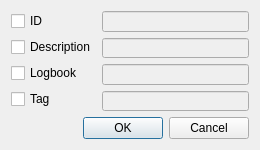
<?xml version="1.0" encoding="UTF-8"?>
<ui version="4.0">
 <class>Dialog</class>
 <widget class="QDialog" name="Dialog">
  <property name="geometry">
   <rect>
    <x>0</x>
    <y>0</y>
    <width>260</width>
    <height>150</height>
   </rect>
  </property>
  <property name="minimumSize">
   <size>
    <width>260</width>
    <height>150</height>
   </size>
  </property>
  <property name="maximumSize">
   <size>
    <width>260</width>
    <height>150</height>
   </size>
  </property>
  <property name="windowTitle">
   <string>Edit Filters...</string>
  </property>
  <property name="layoutDirection">
   <enum>Qt::LeftToRight</enum>
  </property>
  <layout class="QGridLayout" name="gridLayout">
   <item row="0" column="1">
    <layout class="QGridLayout" name="gridLayout_2">
     <item row="1" column="0">
      <widget class="QCheckBox" name="cbDescription">
       <property name="text">
        <string>Description</string>
       </property>
       <property name="checked">
        <bool>false</bool>
       </property>
      </widget>
     </item>
     <item row="2" column="0">
      <widget class="QCheckBox" name="cbLogbook">
       <property name="text">
        <string>Logbook</string>
       </property>
       <property name="checked">
        <bool>false</bool>
       </property>
      </widget>
     </item>
     <item row="3" column="0">
      <widget class="QCheckBox" name="cbTag">
       <property name="text">
        <string>Tag</string>
       </property>
       <property name="checked">
        <bool>false</bool>
       </property>
      </widget>
     </item>
     <item row="0" column="0">
      <widget class="QCheckBox" name="cbID">
       <property name="enabled">
        <bool>true</bool>
       </property>
       <property name="text">
        <string>ID</string>
       </property>
       <property name="checked">
        <bool>false</bool>
       </property>
      </widget>
     </item>
    </layout>
   </item>
   <item row="0" column="2">
    <layout class="QVBoxLayout" name="verticalLayout_2">
     <item>
      <widget class="QLineEdit" name="leID">
       <property name="enabled">
        <bool>false</bool>
       </property>
       <property name="text">
        <string/>
       </property>
      </widget>
     </item>
     <item>
      <widget class="QLineEdit" name="leDescription">
       <property name="enabled">
        <bool>false</bool>
       </property>
       <property name="text">
        <string/>
       </property>
      </widget>
     </item>
     <item>
      <widget class="QLineEdit" name="leLogbook">
       <property name="enabled">
        <bool>false</bool>
       </property>
       <property name="text">
        <string/>
       </property>
      </widget>
     </item>
     <item>
      <widget class="QLineEdit" name="leTag">
       <property name="enabled">
        <bool>false</bool>
       </property>
       <property name="text">
        <string/>
       </property>
      </widget>
     </item>
    </layout>
   </item>
   <item row="1" column="1" colspan="2">
    <layout class="QVBoxLayout" name="verticalLayout">
     <item>
      <widget class="QDialogButtonBox" name="buttonBox">
       <property name="layoutDirection">
        <enum>Qt::LeftToRight</enum>
       </property>
       <property name="orientation">
        <enum>Qt::Horizontal</enum>
       </property>
       <property name="standardButtons">
        <set>QDialogButtonBox::Cancel|QDialogButtonBox::Ok</set>
       </property>
      </widget>
     </item>
    </layout>
   </item>
  </layout>
 </widget>
 <resources/>
 <connections>
  <connection>
   <sender>buttonBox</sender>
   <signal>accepted()</signal>
   <receiver>Dialog</receiver>
   <slot>accept()</slot>
   <hints>
    <hint type="sourcelabel">
     <x>248</x>
     <y>254</y>
    </hint>
    <hint type="destinationlabel">
     <x>157</x>
     <y>274</y>
    </hint>
   </hints>
  </connection>
  <connection>
   <sender>buttonBox</sender>
   <signal>rejected()</signal>
   <receiver>Dialog</receiver>
   <slot>reject()</slot>
   <hints>
    <hint type="sourcelabel">
     <x>316</x>
     <y>260</y>
    </hint>
    <hint type="destinationlabel">
     <x>286</x>
     <y>274</y>
    </hint>
   </hints>
  </connection>
  <connection>
   <sender>cbID</sender>
   <signal>stateChanged(int)</signal>
   <receiver>Dialog</receiver>
   <slot>update()</slot>
   <hints>
    <hint type="sourcelabel">
     <x>47</x>
     <y>20</y>
    </hint>
    <hint type="destinationlabel">
     <x>129</x>
     <y>74</y>
    </hint>
   </hints>
  </connection>
  <connection>
   <sender>cbDescription</sender>
   <signal>stateChanged(int)</signal>
   <receiver>Dialog</receiver>
   <slot>update()</slot>
   <hints>
    <hint type="sourcelabel">
     <x>47</x>
     <y>45</y>
    </hint>
    <hint type="destinationlabel">
     <x>129</x>
     <y>74</y>
    </hint>
   </hints>
  </connection>
  <connection>
   <sender>cbLogbook</sender>
   <signal>stateChanged(int)</signal>
   <receiver>Dialog</receiver>
   <slot>update()</slot>
   <hints>
    <hint type="sourcelabel">
     <x>47</x>
     <y>70</y>
    </hint>
    <hint type="destinationlabel">
     <x>129</x>
     <y>74</y>
    </hint>
   </hints>
  </connection>
  <connection>
   <sender>cbTag</sender>
   <signal>stateChanged(int)</signal>
   <receiver>Dialog</receiver>
   <slot>update()</slot>
   <hints>
    <hint type="sourcelabel">
     <x>47</x>
     <y>95</y>
    </hint>
    <hint type="destinationlabel">
     <x>129</x>
     <y>74</y>
    </hint>
   </hints>
  </connection>
  <connection>
   <sender>leID</sender>
   <signal>returnPressed()</signal>
   <receiver>Dialog</receiver>
   <slot>update()</slot>
   <hints>
    <hint type="sourcelabel">
     <x>171</x>
     <y>19</y>
    </hint>
    <hint type="destinationlabel">
     <x>129</x>
     <y>74</y>
    </hint>
   </hints>
  </connection>
  <connection>
   <sender>leLogbook</sender>
   <signal>returnPressed()</signal>
   <receiver>Dialog</receiver>
   <slot>update()</slot>
   <hints>
    <hint type="sourcelabel">
     <x>171</x>
     <y>71</y>
    </hint>
    <hint type="destinationlabel">
     <x>129</x>
     <y>74</y>
    </hint>
   </hints>
  </connection>
  <connection>
   <sender>leDescription</sender>
   <signal>returnPressed()</signal>
   <receiver>Dialog</receiver>
   <slot>update()</slot>
   <hints>
    <hint type="sourcelabel">
     <x>171</x>
     <y>45</y>
    </hint>
    <hint type="destinationlabel">
     <x>129</x>
     <y>74</y>
    </hint>
   </hints>
  </connection>
  <connection>
   <sender>leTag</sender>
   <signal>returnPressed()</signal>
   <receiver>Dialog</receiver>
   <slot>update()</slot>
   <hints>
    <hint type="sourcelabel">
     <x>171</x>
     <y>97</y>
    </hint>
    <hint type="destinationlabel">
     <x>129</x>
     <y>74</y>
    </hint>
   </hints>
  </connection>
 </connections>
</ui>
